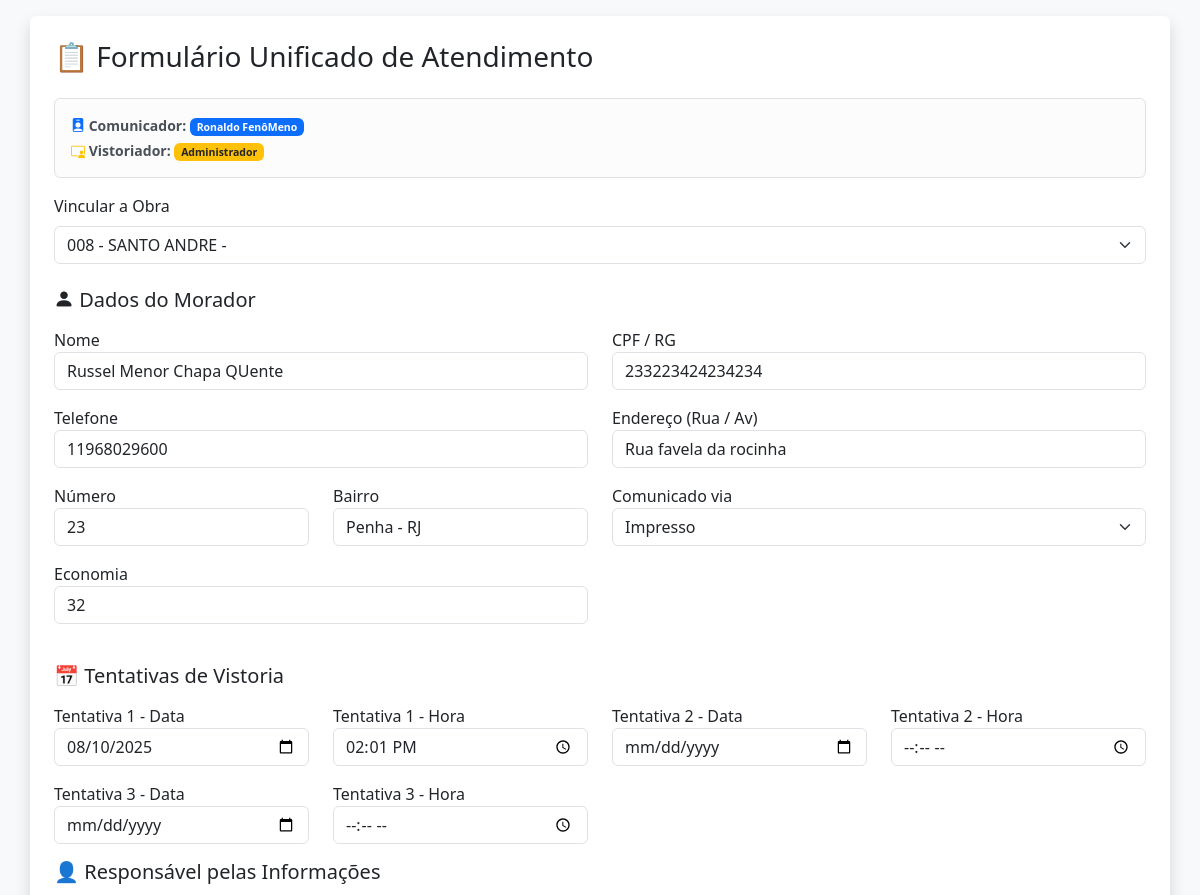
Before: /atendimento/28 (signed in, upper part) with the older database file.
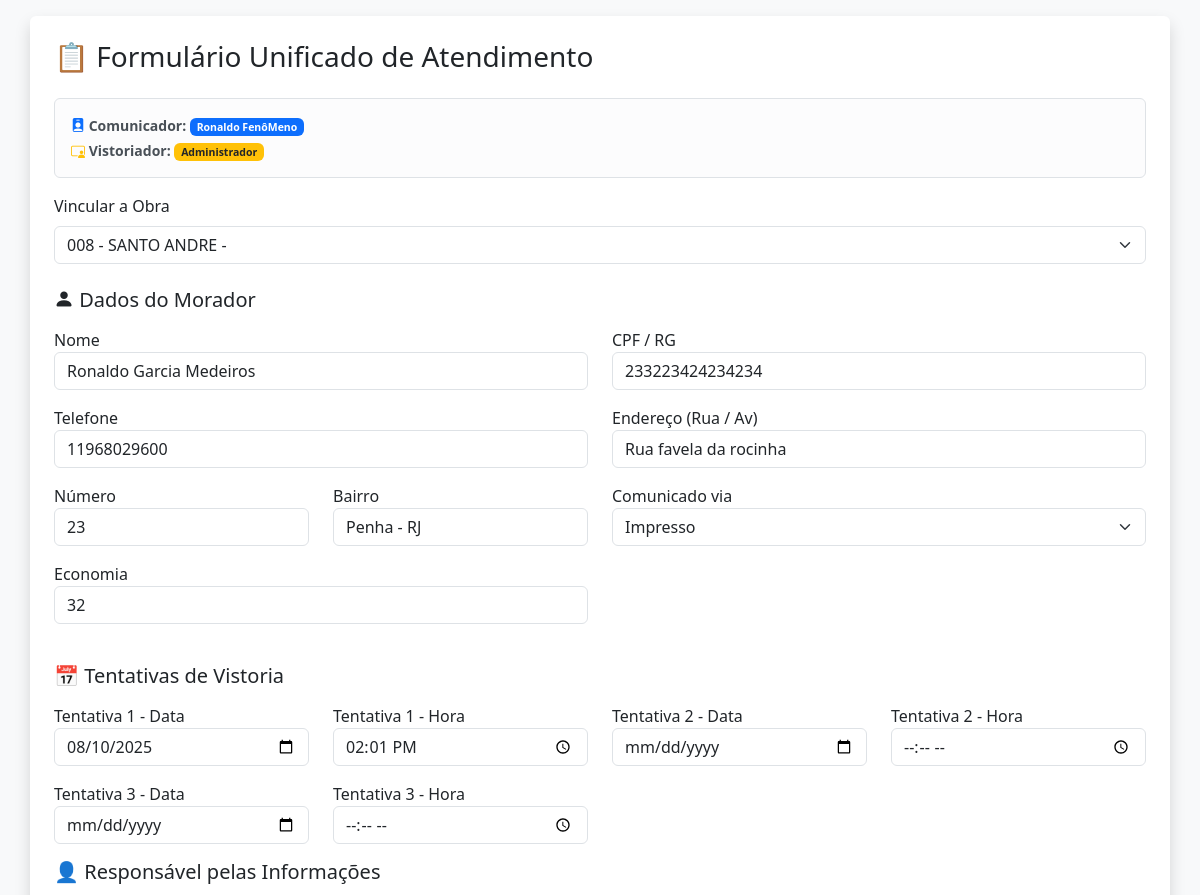
After: the same page with the newer database file.
### app/models.py (models this page shows)
class ComunicacaoObra(db.Model):
    __tablename__ = 'comunicacao_obra'
    id = db.Column(db.Integer, primary_key=True)
    nome = db.Column(db.String(100), nullable=False)
    cpf = db.Column(db.String(20))
    endereco = db.Column(db.String(255))
    telefone = db.Column(db.String(50))
    bairro = db.Column(db.String(100))
    numero = db.Column(db.String(20))
    comunicado = db.Column(db.String(20))
    economia = db.Column(db.String(50))
    assinatura = db.Column(db.String(100))
    tipo_imovel = db.Column(db.String(200))
    data_envio = db.Column(db.DateTime, default=datetime.utcnow)
    obra_id = db.Column(db.Integer, db.ForeignKey('obra.id', name='fk_comunicacao_obra'))
    obra = db.relationship("Obra", backref="comunicacoes")
    usuario_id = db.Column(db.Integer, db.ForeignKey('user.id', name='fk_usuario_comunicacao'))
    usuario = db.relationship("User", backref="comunicacoes")  # ✅ AQUI
    vistorias = db.relationship("VistoriaImovel", back_populates="comunicacao", cascade="all, delete-orphan")

### app/atendimento/routes.py (the view, shortened to what this page needs)
@atendimento_bp.route("/<int:id>", methods=["GET", "POST"])
def atendimento_unificado(id):
    if "user_id" not in session:
        return redirect(url_for("auth.login"))
    cargo = session.get("cargo")
    vistoria = VistoriaImovel.query.get_or_404(id)
    comunicacao = vistoria.comunicacao
    obras = Obra.query.all()
    fotos = request.files.getlist("fotos")
    tentativas = {}
    for i in range(1, 4):
        tentativas[f"data_{i}"] = getattr(vistoria, f"data_{i}", None)
        tentativas[f"hora_{i}"] = getattr(vistoria, f"hora_{i}", None)
    return render_template("atendimento/formulario.html",
                           vistoria=vistoria,
                           comunicacao=comunicacao,
                           obras=obras,
                           cargo=cargo,
                           tentativas=tentativas)

### templates/atendimento/formulario.html (shortened to what the changed rows need)
{% import 'components/macros.html' as macros %}
<!DOCTYPE html>
<html lang="pt-BR">
<head>
  <link href="https://cdn.jsdelivr.net/npm/bootstrap@5.3.3/dist/css/bootstrap.min.css" rel="stylesheet">
  <link href="https://cdn.jsdelivr.net/npm/bootstrap-icons@1.10.5/font/bootstrap-icons.css" rel="stylesheet">
</head>
<body class="bg-light p-3">
<div class="container bg-white p-4 rounded shadow">
  <form method="POST"
        action="{% if vistoria and vistoria.id %}{{ url_for('atendimento.atendimento_unificado', id=vistoria.id) }}{% else %}{{ url_for('atendimento.criar_atendimento') }}{% endif %}"
        enctype="multipart/form-data"
        autocomplete="off">
<div class="row">
  <div class="col-md-6 mb-3">
    <label for="nome">Nome</label>
    {{ macros.input_readonly_com_hidden('nome', vistoria.nome_responsavel or comunicacao.nome or '', session.cargo == 'vistoriador') }}
  </div>
  <div class="col-md-6 mb-3">
    <label for="cpf">CPF / RG</label>
    {{ macros.input_readonly_com_hidden('cpf', vistoria.cpf_responsavel or comunicacao.cpf or '', session.cargo == 'vistoriador') }}
  </div>
  <div class="col-md-6 mb-3">
    <label for="telefone">Telefone</label>
    {{ macros.input_readonly_com_hidden('telefone', comunicacao.telefone or '', session.cargo == 'vistoriador') }}
  </div>
  <div class="col-md-6 mb-3">
    <label for="endereco">Endereço (Rua / Av)</label>
    {{ macros.input_readonly_com_hidden('endereco', vistoria.rua or comunicacao.endereco or '', session.cargo == 'vistoriador') }}
  </div>
  <div class="col-md-3 mb-3">
    <label for="numero">Número</label>
    {{ macros.input_readonly_com_hidden('numero', vistoria.numero or comunicacao.numero or '', session.cargo == 'vistoriador') }}
  </div>
  <div class="col-md-6 mb-3">
    <label for="economia">Economia</label>
    {{ macros.input_readonly_com_hidden('economia', comunicacao.economia or '', session.cargo == 'vistoriador') }}
  </div>
</div>
</body>
</html>

### templates/components/macros.html
{% macro input_readonly_com_hidden(name, value, readonly=False) %}
  {% set safe_value = value if value is not none and value is not sameas false else '' %}
  {% if readonly %}
    <input type="text" class="form-control" value="{{ safe_value }}" readonly disabled>
    <input type="hidden" name="{{ name }}" value="{{ safe_value }}">
  {% else %}
    <input type="text" class="form-control" name="{{ name }}" id="{{ name }}" value="{{ safe_value }}">
  {% endif %}
{% endmacro %}

Changed rows visible on the page:
changed ComunicacaoObra "Rua favela da rocinha": nome "Russel Menor Chapa QUente" → "Ronaldo Garcia Medeiros"
